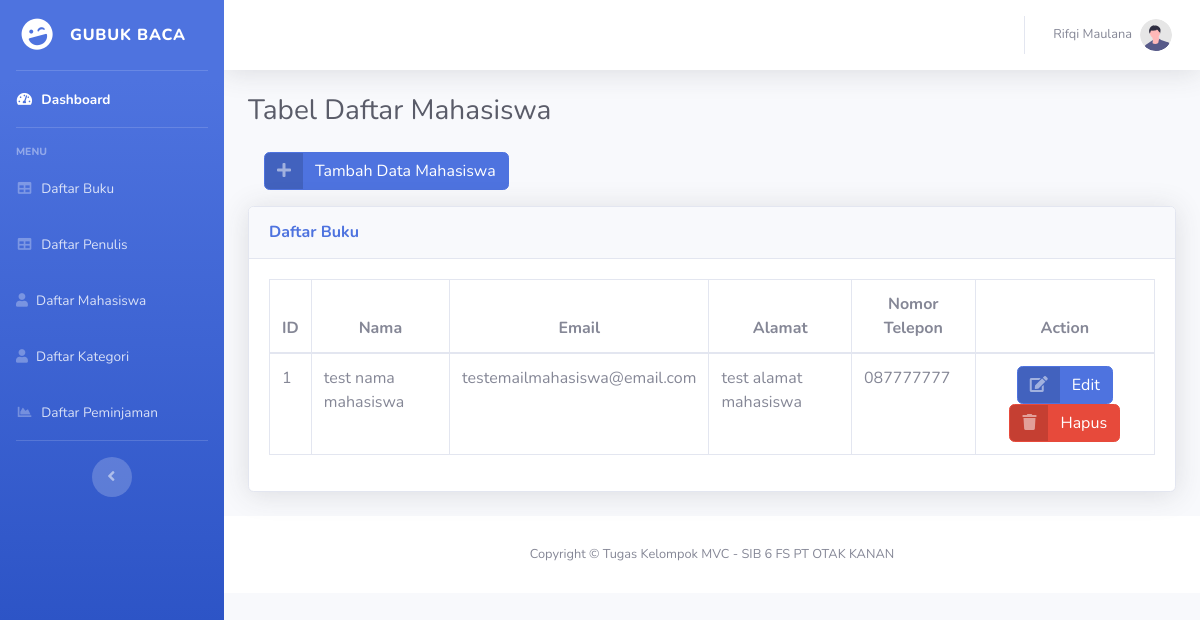
The page /public/mahasiswa on the database as committed earlier.
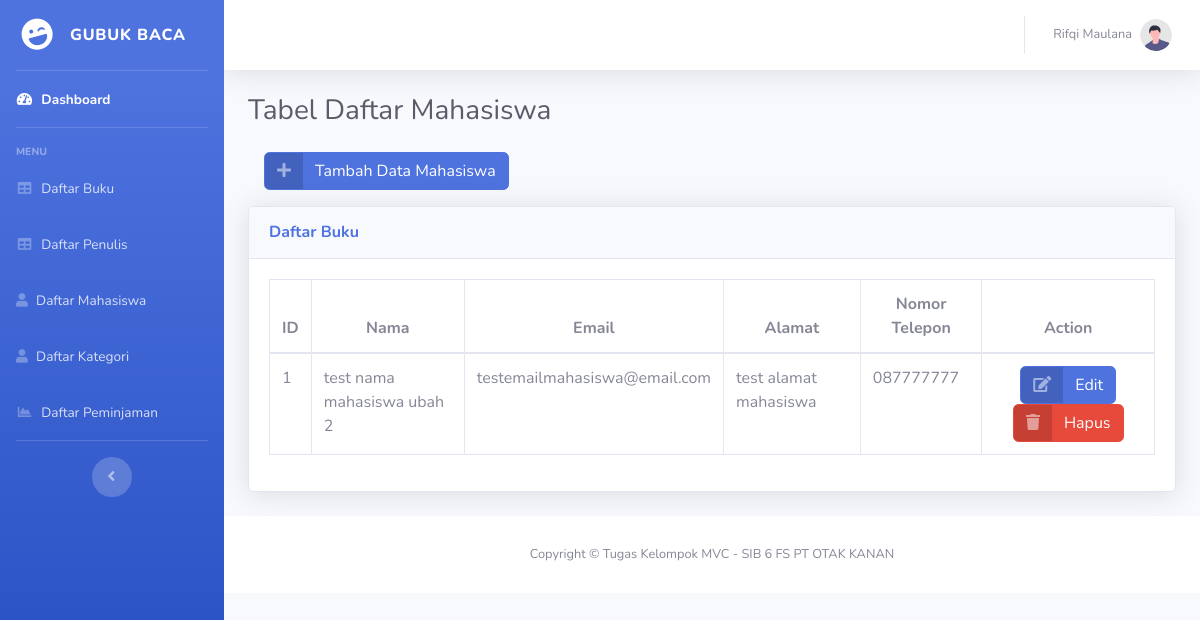
The same page on the database as committed later.
### tables this page shows
CREATE TABLE `mahasiswa` (
  `id_mahasiswa` int(11) NOT NULL,
  `nama_mahasiswa` varchar(50) NOT NULL,
  `email` varchar(50) NOT NULL,
  `alamat` varchar(100) NOT NULL,
  `nomor_telepon` varchar(24) NOT NULL
);

### app/core/Controller.php (called while the page is built, shortened)
<?php
class Controller
{
  public function view($view, $data = [])
  {
    require_once '../app/views/' . $view . '.php';
  }
  public function model($model)
  {
    return new $model;
  }
}

### app/controllers/Mahasiswa.php (called while the page is built, shortened)
<?php
class Mahasiswa extends Controller {
    public function index() {
    $data['judul'] = 'Daftar Mahasiswa - Gubuk Baca';
    $data['mahasiswa'] = $this->model('Mahasiswa_model')->getAllMahasiswa();
    $this->view('mahasiswa/index', $data);
    }
}

### app/core/App.php (called while the page is built, shortened)
<?php
class App
{
  protected $method = 'index';
  protected $params = [];
  public function __construct()
  {
    $this->controller = new $this->controller;
    call_user_func_array(
      [$this->controller, $this->method],
      $this->params
    );
  }
}

### public/index.php (called while the page is built, shortened)
<?php
$new = new App;

### app/core/Database.php (called while the page is built, shortened)
<?php
class Database
{
  private $host = DB_HOST;
  private $user = DB_USER;
  private $pass = DB_PASS;
  private $db_name = DB_NAME;
  private $dbh;
  private $stmt;
  public function __construct()
  {
    $dsn = 'mysql:host=' . $this->host . ';dbname=' . $this->db_name;
    $option = [
      PDO::ATTR_PERSISTENT => true,
      PDO::ATTR_ERRMODE => PDO::ERRMODE_EXCEPTION
    ];
    try {
      $this->dbh = new PDO($dsn, $this->user, $this->pass, $option);
    } catch (PDOException $e) {
      die($e->getMessage());
    }
  }
  public function query($query)
  {
    $this->stmt = $this->dbh->prepare($query);
  }
  public function execute()
  {
    $this->stmt->execute();
  }
  public function resultAll()
  {
    $this->execute();
    return $this->stmt->fetchAll(PDO::FETCH_ASSOC);
  }
}

### app/models/Mahasiswa_model.php (called while the page is built, shortened)
<?php
class Mahasiswa_model
{
  private $table = 'mahasiswa';
  private $db;
  public function __construct()
  {
    $this->db = new Database;
  }
  public function getAllMahasiswa()
  {
    $this->db->query('SELECT * FROM ' . $this->table);
    return $this->db->resultAll();
  }
}

### app/views/Mahasiswa/index.php (the view, shortened to what this page needs)
<div class="container-fluid">
  <h1 class="h3 mb-2 text-gray-800">Tabel Daftar Mahasiswa</h1>
  <button type="button" class="btn btn-primary btn-icon-split m-3" data-toggle="modal" data-target="#addmhsModal">
    <span class="icon text-white-50">
      <i class="fas fa-plus"></i>
    </span>
    <span class="text">Tambah Data Mahasiswa</span>
  </button>
  <div class="card shadow mb-4">
    <div class="card-header py-3">
      <h6 class="m-0 font-weight-bold text-primary">Daftar Buku</h6>
    </div>
    <div class="card-body">
      <div class="table-responsive">
        <table class="table table-bordered" id="dataTable" width="100%" cellspacing="0">
          <thead>
            <tr>
              <th style="text-align: center;">ID</th>
              <th style="text-align: center;">Nama</th>
              <th style="text-align: center;">Email</th>
              <th style="text-align: center;">Alamat</th>
              <th style="text-align: center;">Nomor Telepon</th>
              <th style="text-align: center;">Action</th>
            </tr>
          </thead>
          <tbody>
            <?php foreach ($data['mahasiswa'] as $mhs) : ?>
              <tr>
                <td><?= $mhs['id_mahasiswa']; ?></td>
                <td><?= $mhs['nama_mahasiswa']; ?></td>
                <td><?= $mhs['email']; ?></td>
                <td><?= $mhs['alamat']; ?></td>
                <td><?= $mhs['nomor_telepon']; ?></td>
                <td style="text-align: center;">
                  <a href="<?= BASEURL; ?>/mahasiswa/edit/<?= $mhs['id_mahasiswa']; ?>" class="btn btn-primary btn-icon-split">
                    <span class="icon text-white-50">
                      <i class="fas fa-edit"></i>
                    </span>
                    <span class="text">Edit</span>
                  </a>
                  <a href="<?= BASEURL; ?>/mahasiswa/delete?id_mahasiswa=<?= $mhs['id_mahasiswa']; ?>" class="btn btn-danger btn-icon-split">
                    <span class="icon text-white-50">
                      <i class="fas fa-trash"></i>
                    </span>
                    <span class="text">Hapus</span>
                  </a>
                </td>
              </tr>
            <?php endforeach; ?>
          </tbody>
        </table>
      </div>
    </div>
  </div>

Rows that differ between the two databases and show on the page:
changed mahasiswa "testemailmahasiswa@email.com": nama_mahasiswa "test nama mahasiswa" → "test nama mahasiswa ubah 2"
